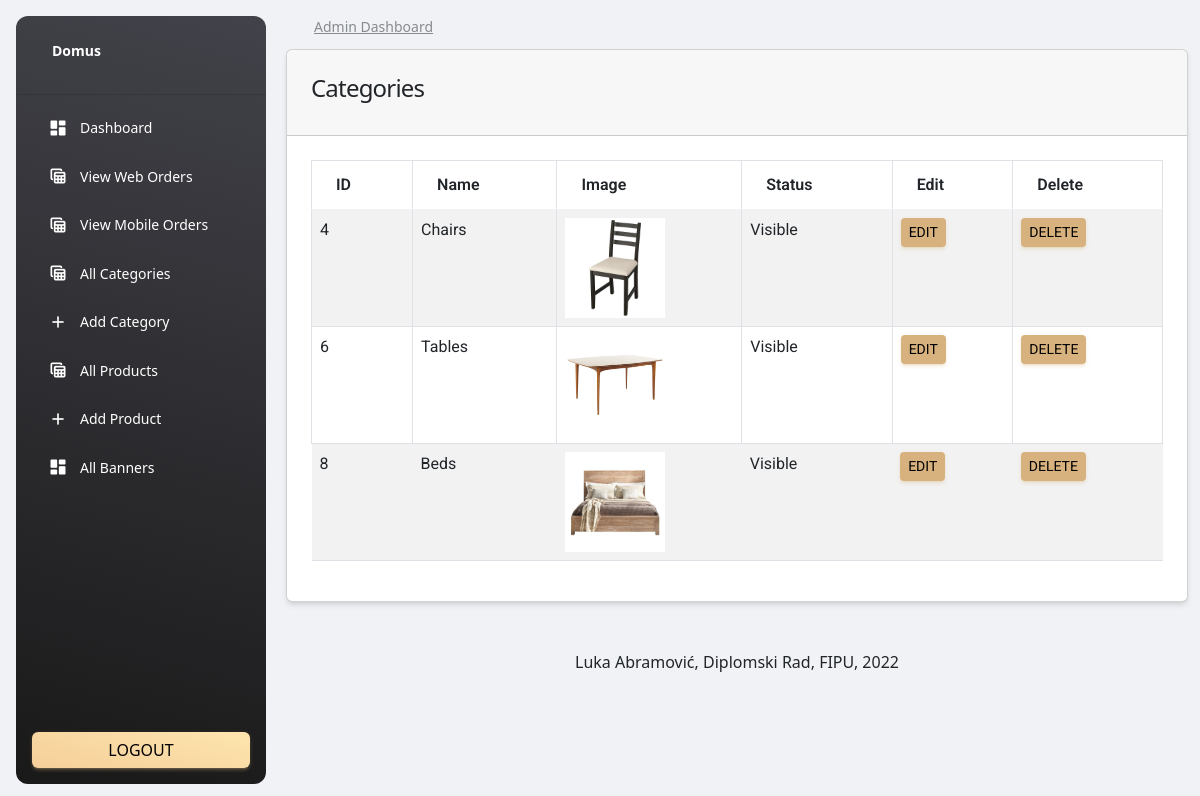
The app's page /admin/category.php (signed in) with its own data.
### tables this page shows
CREATE TABLE `categories` (
  `id` int(11) NOT NULL,
  `name` varchar(255) NOT NULL,
  `slug` varchar(255) NOT NULL,
  `description` mediumtext,
  `status` tinyint(4) NOT NULL DEFAULT '0',
  `popular` tinyint(4) NOT NULL DEFAULT '0',
  `image` varchar(255) NOT NULL,
  `created_at` timestamp NOT NULL DEFAULT CURRENT_TIMESTAMP
);

### web/functions/functions.php (called while the page is built, shortened)
<?php
include('../config/connection.php');
function getAll($table){
    global $con;
    $query = "SELECT * FROM $table";
    return $query_run = mysqli_query($con, $query);
}
?>

### web/admin/category.php (the view, shortened to what this page needs)
<?php
include('includes/header.php');
?>
<div class="container">
    <div class="row">
        <div class="col-md-12">
            <div class="card">
                <div class="card-header">
                    <h4>Categories</h4>
                </div>
                <div class="card-body" id="category_table">
                    <table class="table table-bordered table-striped">
                        <thead>
                            <tr>
                                <th>ID</th>
                                <th>Name</th>
                                <th>Image</th>
                                <th>Status</th>
                                <th>Edit</th>
                                <th>Delete</th>
                            </tr>
                        </thead>
                        <tbody>
                            <?php
                                $category = getAll("categories");
                                if(mysqli_num_rows($category) > 0){
                                    foreach($category as $item){
                                        ?>
                                    <tr>
                                        <td> <?= $item['id']; ?> </td>
                                        <td> <?= $item['name']; ?> </td>
                                        <td>
                                            <img src="../uploads/<?= $item['image']; ?>" width="100px" height="100px" alt="<?= $item['image']; ?>">
                                        </td>
                                        <td>
                                            <?= $item['status'] == '0'?"Visible":"Hidden" ?>
                                        </td>
                                        <td>
                                            <a href="editCategory.php?id=<?= $item['id']; ?>" class="btn btn-sm btn-domus">Edit</a>
                                        </td>
                                        <td>
                                            <button type="button" class="btn btn-sm btn-domus delete_category_btn" value="<?= $item['id']; ?>">Delete</button>
                                        </td>
                                    </tr>
                                        <?php
                                    }
                                }
                                else{
                                    echo "Nothing to show";
                                }
                            ?>
                        </tbody>
                    </table>
                </div>
            </div>
        </div>
    </div>
</div>
<?php include('includes/footer.php') ?>

### records on screen
categories: id "4", name "Chairs", image (picture), status "Visible"
categories: id "6", name "Tables", image (picture), status "Visible"
categories: id "8", name "Beds", image (picture), status "Visible"
